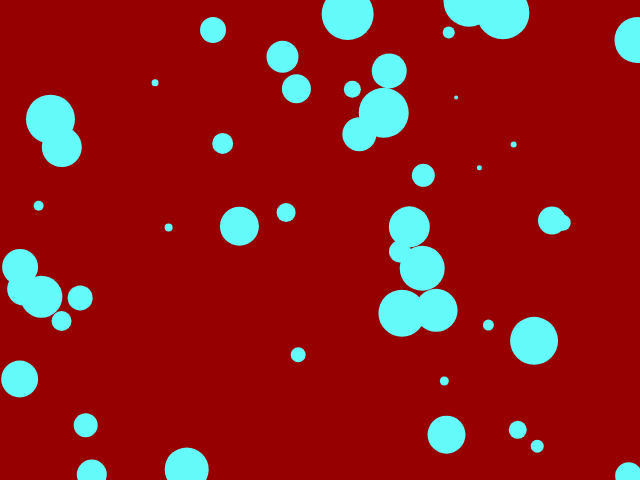
Frame 1 (no input)
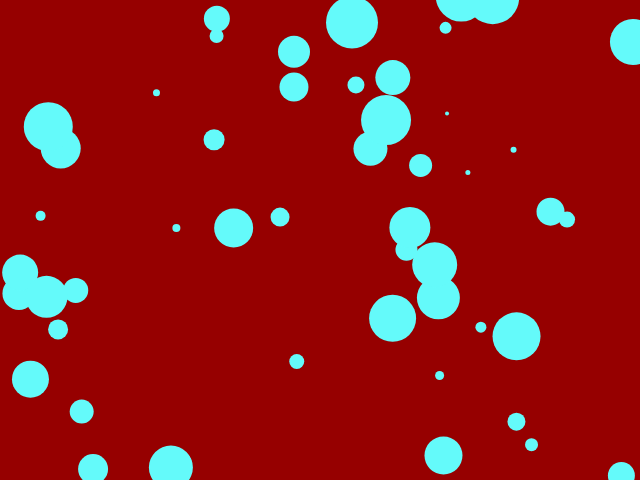
Frame 60 (no input)
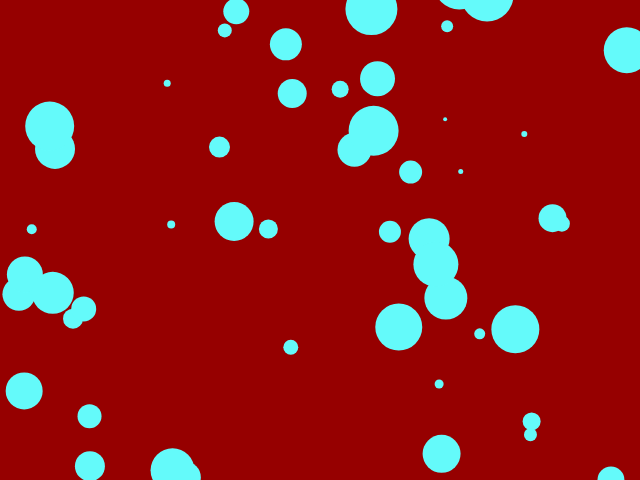
Frame 120 (the mouse pressed at the canvas centre since frame 60)

The p5.js sketch that drew these frames (run headless with seeded random() and noise() and a simulated clock; from frame 60 on, the mouse is pressed at the canvas centre):

// p5.js sketch
// ── sketch.js
// Draw dozans of jittery circles of various sizes

//
var xPositions = [];
var yPositions = [];
var bubbleSize = [];

function setup() {
	createCanvas(640, 480);
	noStroke();

	// Set up random X and Y positions

	for (var i = 0; i < 50; i++) {
		xPositions[i] = random(0, 640);
		yPositions[i] = random(0, 480);

	}
}

function draw() {

	background(150, 0, 0);

	// Make circles shake
	for (var i = 0; i < 100; i++) {
		xPositions[i] = xPositions[i] + random(-2, 2);
		yPositions[i] = yPositions[i] + random(-2, 2);

		var bubbleSize = i + 4;


		fill(100, 250, 250);
		ellipse(xPositions[i], yPositions[i], bubbleSize, bubbleSize);
	}
}
